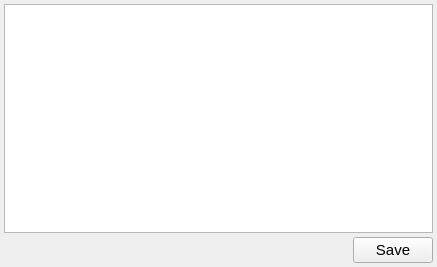
<?xml version="1.0" encoding="UTF-8"?>
<ui version="4.0">
 <class>JsonEditor</class>
 <widget class="QWidget" name="JsonEditor">
  <property name="geometry">
   <rect>
    <x>0</x>
    <y>0</y>
    <width>437</width>
    <height>267</height>
   </rect>
  </property>
  <property name="windowTitle">
   <string>Form</string>
  </property>
  <layout class="QVBoxLayout" name="verticalLayout">
   <property name="spacing">
    <number>4</number>
   </property>
   <property name="leftMargin">
    <number>4</number>
   </property>
   <property name="topMargin">
    <number>4</number>
   </property>
   <property name="rightMargin">
    <number>4</number>
   </property>
   <property name="bottomMargin">
    <number>4</number>
   </property>
   <item>
    <widget class="QTableView" name="tableViewJsonEditor">
     <property name="selectionMode">
      <enum>QAbstractItemView::MultiSelection</enum>
     </property>
     <attribute name="horizontalHeaderDefaultSectionSize">
      <number>15</number>
     </attribute>
     <attribute name="verticalHeaderVisible">
      <bool>false</bool>
     </attribute>
     <attribute name="verticalHeaderDefaultSectionSize">
      <number>15</number>
     </attribute>
     <attribute name="verticalHeaderMinimumSectionSize">
      <number>15</number>
     </attribute>
    </widget>
   </item>
   <item>
    <layout class="QHBoxLayout" name="horizontalLayout">
     <item>
      <spacer name="horizontalSpacer">
       <property name="orientation">
        <enum>Qt::Horizontal</enum>
       </property>
       <property name="sizeHint" stdset="0">
        <size>
         <width>40</width>
         <height>20</height>
        </size>
       </property>
      </spacer>
     </item>
     <item>
      <widget class="QPushButton" name="pushButton">
       <property name="font">
        <font>
         <pointsize>11</pointsize>
        </font>
       </property>
       <property name="text">
        <string>Save</string>
       </property>
      </widget>
     </item>
    </layout>
   </item>
  </layout>
 </widget>
 <resources/>
 <connections/>
</ui>
